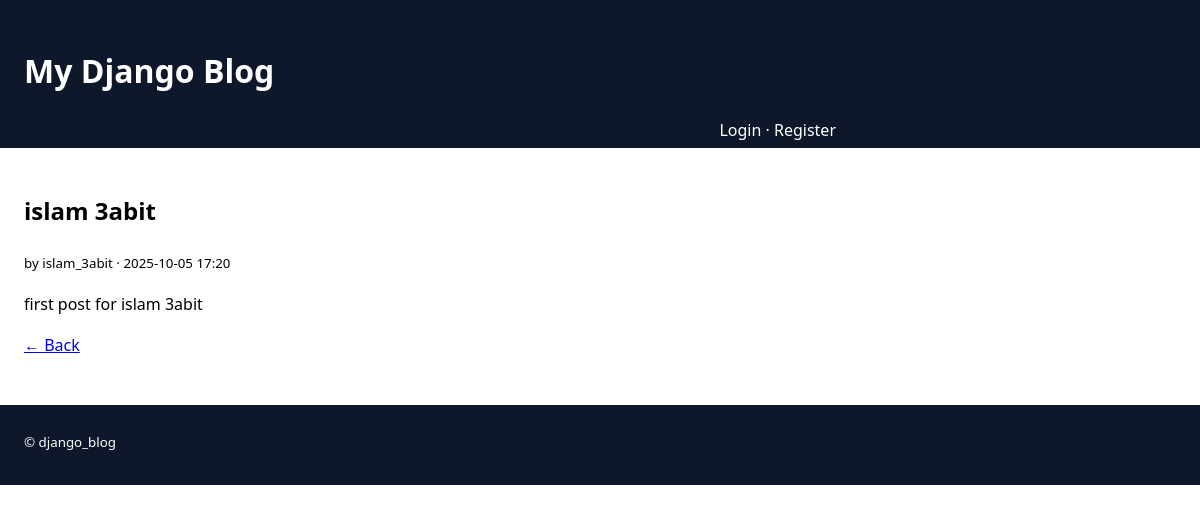
Page /2/ on the committed database.
### blog/models.py (models this page shows, shortened)
class Post(models.Model):
    title = models.CharField(max_length=200)
    content = models.TextField()
    published_date = models.DateTimeField(auto_now_add=True)
    author = models.ForeignKey(
        settings.AUTH_USER_MODEL,
        on_delete=models.CASCADE,
        related_name='posts'
    )
    class Meta:
        ordering = ['-published_date']  # newest first

### blog/views.py (the view)
# urls.py: path('<int:pk>/', PostDetailView.as_view(), name='post_detail'),
class PostDetailView(DetailView):
    model = Post
    template_name = 'blog/post_detail.html'
    context_object_name = 'post'

### blog/templates/blog/post_detail.html (shortened to what this page needs)
{% extends 'blog/base.html' %}
{% block content %}
  <h2>{{ post.title }}</h2>
  <p><small>by {{ post.author }} · {{ post.published_date|date:"Y-m-d H:i" }}</small></p>
  <div>{{ post.content|linebreaks }}</div>
  <p><a href="{% url 'blog:post_list' %}">← Back</a></p>
{% endblock %}

### blog/static/blog/css/style.css (style rules this page uses)
:root { --maxw: 860px; }
* { box-sizing: border-box; }
body { margin: 0; font-family: system-ui, Arial, sans-serif; line-height: 1.6; }

### rows in the picture
Post: title "islam 3abit", author "islam_3abit", published_date "2025-10-05 17:20", content "first post for islam 3abit"
